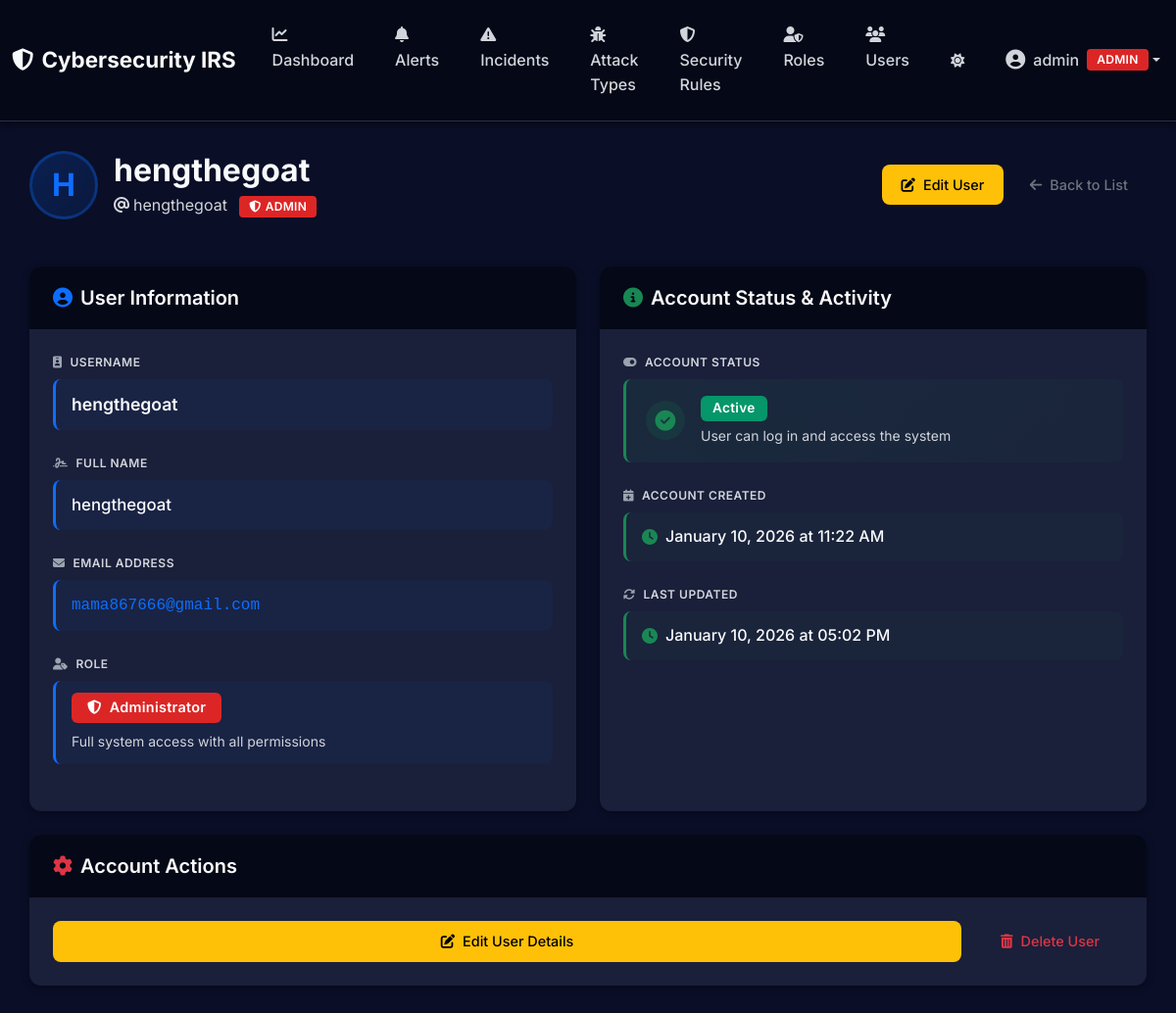
Page /users/4 (signed in) on the earlier database version.
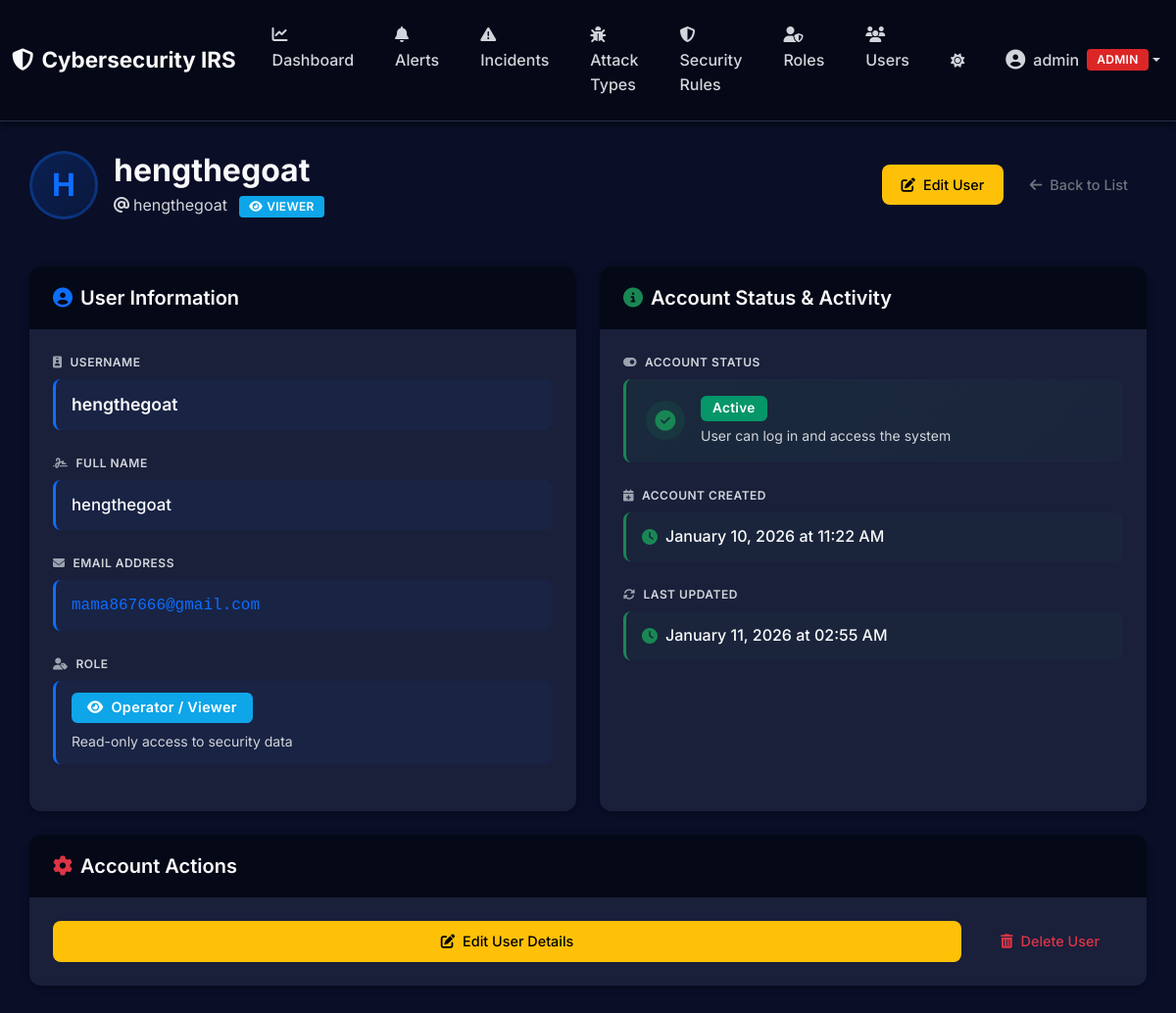
Same page on the later database version.
### app/models/user.py (models this page shows, shortened)
class User(db.Model):
    __tablename__ = 'users'
    id = db.Column(db.Integer, primary_key=True)
    username = db.Column(db.String(80), unique=True, nullable=False)
    email = db.Column(db.String(120), unique=True, nullable=False)
    full_name = db.Column(db.String(120), nullable=False)
    role = db.Column(db.String(20), default='analyst', nullable=False)  # admin, analyst, viewer
    is_active = db.Column(db.Boolean, default=True, nullable=False)
    password_hash = db.Column(db.String(255), nullable=False)
    created_at = db.Column(db.DateTime, default=datetime.utcnow, nullable=False)
    updated_at = db.Column(db.DateTime, default=datetime.utcnow, onupdate=datetime.utcnow, nullable=False)
    last_login = db.Column(db.DateTime, nullable=True)

### app/routes/user_routes.py (the view)
@user_bp.route("/<int:user_id>")
@admin_required
def detail(user_id: int):
    user = UserService.get_by_id(user_id)
    if user is None:
        abort(404)
    return render_template("users/detail.html", user=user)

### app/services/user_service.py (called while the page is built)
    @staticmethod
    def get_by_id(user_id: int) -> Optional[User]:
        return User.query.get(user_id)

### app/templates/users/detail.html (shortened to what the changed rows need)
{% extends "layouts/base.html" %}  {% block content %}
<div class="mb-5">
  <div class="d-flex align-items-center justify-content-between">
    <div class="d-flex align-items-center gap-3">
      <div
        style="
          width: 70px;
          height: 70px;
          border-radius: 50%;
          background: linear-gradient(
            135deg,
            rgba(13, 110, 253, 0.2),
            rgba(13, 110, 253, 0.1)
          );
          display: flex;
          align-items: center;
          justify-content: center;
          font-weight: 700;
          font-size: 2rem;
          color: #0d6efd;
          border: 3px solid rgba(13, 110, 253, 0.3);
        "
      >
        {{ user.username[0]|upper }}
      </div>
      <div>
        <h1
          class="h2 mb-1"
          style="font-weight: 700; color: var(--text-primary)"
        >
          {{ user.full_name or user.username }}
        </h1>
        <p class="mb-0" style="color: var(--text-secondary); font-size: 1rem">
          <i class="fas fa-at me-1"></i>{{ user.username }} {% if user.role ==
          'admin' %}
          <span
            class="badge bg-danger ms-2"
            style="font-size: 0.75rem; padding: 5px 10px"
          >
            <i class="fas fa-shield-alt me-1"></i>ADMIN
          </span>
          {% else %}
          <span
            class="badge bg-info ms-2"
            style="font-size: 0.75rem; padding: 5px 10px"
          >
            <i class="fas fa-eye me-1"></i>VIEWER
          </span>
          {% endif %}
        </p>
      </div>
    </div>
  </div>
</div>
<div class="row g-4">
  <div class="col-lg-6">
    <div
      class="card h-100"
      style="
        border-radius: 12px;
        border: none;
        background: var(--card-bg);
        box-shadow: 0 2px 8px rgba(0, 0, 0, 0.3);
        overflow: hidden;
      "
    >
      <div class="card-body" style="padding: 1.5rem">
        <div class="mb-4">
          <div
            style="
              padding: 12px 16px;
              background: rgba(13, 110, 253, 0.05);
              border-radius: 8px;
              border-left: 3px solid #0d6efd;
            "
          >
            <span
              style="
                font-weight: 600;
                color: var(--text-primary);
                font-size: 1.1rem;
              "
              >{{ user.username }}</span
            >
          </div>
        </div>
        <div class="mb-4">
          <div
            style="
              padding: 12px 16px;
              background: rgba(13, 110, 253, 0.05);
              border-radius: 8px;
              border-left: 3px solid #0d6efd;
            "
          >
            <span
              style="
                font-weight: 500;
                color: var(--text-primary);
                font-size: 1.05rem;
              "
              >{{ user.full_name or 'N/A' }}</span
            >
          </div>
        </div>
        <div class="mb-4">
          <div
            style="
              padding: 12px 16px;
              background: rgba(13, 110, 253, 0.05);
              border-radius: 8px;
              border-left: 3px solid #0d6efd;
            "
          >
            <code
              style="
                background: transparent;
                padding: 0;
                font-size: 1rem;
                color: #0d6efd;
              "
              >{{ user.email }}</code
            >
          </div>
        </div>
        <div class="mb-0">
          <div
            style="
              padding: 12px 16px;
              background: rgba(13, 110, 253, 0.05);
              border-radius: 8px;
              border-left: 3px solid #0d6efd;
            "
          >
            {% if user.role == 'admin' %}
            <span
              class="badge bg-danger"
              style="font-size: 0.9rem; padding: 8px 16px; border-radius: 6px"
            >
              <i class="fas fa-shield-alt me-2"></i>Administrator
            </span>
            <small class="d-block mt-2" style="color: var(--text-secondary)"
              >Full system access with all permissions</small
            >
            {% else %}
            <span
              class="badge bg-info"
              style="font-size: 0.9rem; padding: 8px 16px; border-radius: 6px"
            >
              <i class="fas fa-eye me-2"></i>Operator / Viewer
            </span>
            <small class="d-block mt-2" style="color: var(--text-secondary)"
              >Read-only access to security data</small
            >
            {% endif %}
          </div>
        </div>
      </div>
    </div>
  </div>
  <div class="col-lg-6">
    <div
      class="card h-100"
      style="
        border-radius: 12px;
        border: none;
        background: var(--card-bg);
        box-shadow: 0 2px 8px rgba(0, 0, 0, 0.3);
        overflow: hidden;
      "
    >
      <div class="card-body" style="padding: 1.5rem">
        <div class="mb-4">
          <div
            style="
              padding: 12px 16px;
              background: rgba(25, 135, 84, 0.05);
              border-radius: 8px;
              border-left: 3px solid #198754;
            "
          >
            <div class="d-flex align-items-center gap-2">
              <i class="fas fa-clock" style="color: #198754"></i>
              <span style="font-weight: 500; color: var(--text-primary)"
                >{{ user.created_at.strftime('%B %d, %Y at %I:%M %p') }}</span
              >
            </div>
          </div>
        </div>
        <div class="mb-0">
          <div
            style="
              padding: 12px 16px;
              background: rgba(25, 135, 84, 0.05);
              border-radius: 8px;
              border-left: 3px solid #198754;
            "
          >
            <div class="d-flex align-items-center gap-2">
              <i class="fas fa-clock" style="color: #198754"></i>
              <span style="font-weight: 500; color: var(--text-primary)"
                >{{ user.updated_at.strftime('%B %d, %Y at %I:%M %p') }}</span
              >
            </div>
          </div>
        </div>
      </div>
    </div>
  </div>
</div>
{% endblock %}

Differences in the rows shown:
changed User "hengthegoat": role "admin" → "viewer" (drawn); updated_at "January 10, 2026 at 05:02 PM" → "January 11, 2026 at 02:55 AM"
Other differences:
text no longer shown: "ADMIN Administrator Full system access with all permissions"
text now shown: "VIEWER Operator / Viewer Read-only access to security data"
